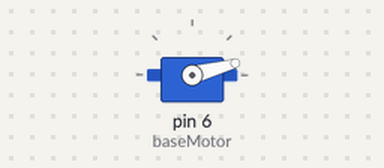
Recording of a sketch running on a simulated Arduino Uno, built with avr-gcc and run on an emulated ATmega328P. Parts: servo. At 9.6 s the program stops and its outputs stay as they are.

Above: at 1.1 s.
At 5.3 s:
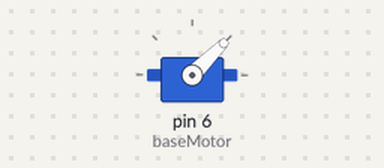
At 7.5 s:
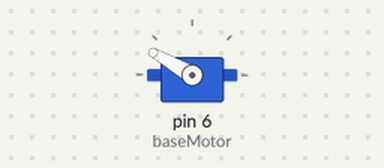
At 9.7 s:
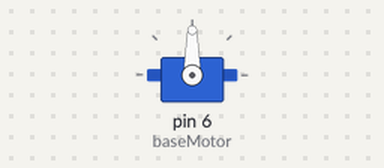
Timing chart, 0 to 11.1 s (numbered marks = the images above):
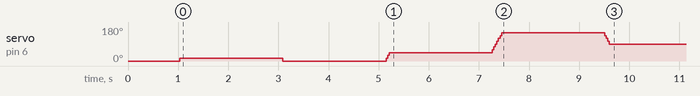

The sketch:

E3_moveServoToPosition.ino
```cpp
/*
Challenge #1: Create functions for moveAngleUp and
moveAngleDown
Challenge #2: Using these functions, move between 0,15,
90, 145,180,60, 30,10 ... 2 sec delay between each move
Challenge #3: Create moveBaseMotor master function
Challenge #4: Create move sequence using moveBaseMotor
Challenge #5: Sweep from 0 to 180 and back to 0 in 15
degree increments using moveBaseMotor.  Add delay
between each move
*/

#include <Servo.h>

//- servos move half a circle 0-180 degrees.
Servo baseMotor;

//- runs only once when you turn on
void setup() {
  baseMotor.attach(6);
  baseMotor.write(0);

  delay(1000);

}

void moveBaseMotor(int target) {

  //- figure out if we need to move up or down

  int myCurrentAngle = baseMotor.read();

  //- if myCurrentAngle is > target, go down
  if (myCurrentAngle > target) {
    moveAngleDown(target);
  }

  //- if myCurrentAngle is < target, go up
  if (myCurrentAngle < target) {
    moveAngleUp(target);
  }

}

void moveAngleUp(int target) {

  int angle = baseMotor.read();

  while (angle <= target) {

    //-do this code
    baseMotor.write(angle);
    delay(30);

    angle = angle + 15;

  }

}

void moveAngleDown(int target) {

  int angle = baseMotor.read();

  while (angle >= target) {

    baseMotor.write(angle);
    delay(30);

    angle = angle - 15;

  }
}


//- runs forever in a loop after setup
void loop() {

  int counter = 0;
  int angle = 0;

  moveBaseMotor(15);
  delay(2000);
  moveBaseMotor(0);
  delay(2000);
  moveBaseMotor(45);
  delay(2000);
  moveBaseMotor(160);
  delay(2000);
  moveBaseMotor(90);

  while (1==1) {
    //-do nothing
  }

}
```
